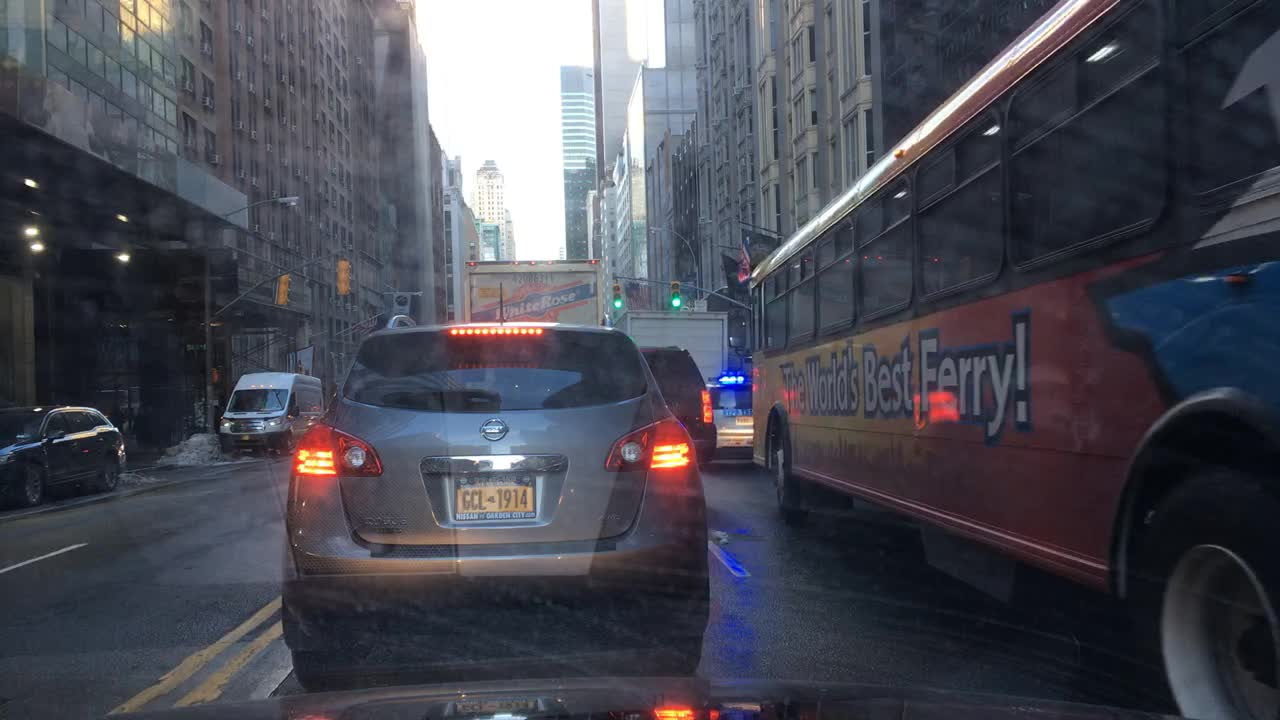
#> input picture tool/managed_system_cv/data/bdd100k/images/train/00091078-59817bb0.jpg, 1280 x 720 px, given as the content of the folder data/bdd100k/images/test, which was not available
$ python plot_ref.py
#> lines starting #> are read from the running program, lines starting #| are printed output that depends on the picture; pictures that were not available may be replaced by others from this repository, and a replacement may not be noted
#!/usr/bin/env python3
"""
plot_drift.py

Compute and plot KL divergence of images in BDD100K train set
relative to first N_REF images in test set. Supports:
- RGB histogram
- Luminance histogram (Y channel)

Usage:
    python plot_drift.py
"""

import os
import numpy as np
from PIL import Image
from scipy.stats import entropy
import matplotlib.pyplot as plt
from tqdm import tqdm

# =======================
# CONFIG
# =======================
TRAIN_DIR = "data/bdd100k/images/train"
TEST_DIR = "data/bdd100k/images/test"
N_REF = 500        # number of reference images from test set
WINDOW_SIZE = 500  # sliding window size
STEP_SIZE = 500     # sliding step
BINS = 16           # histogram bins

# =======================
# UTILS
# =======================
def load_image_paths(folder, limit=None):
    exts = (".jpg", ".jpeg", ".png")
    files = [os.path.join(folder, f) for f in os.listdir(folder) if f.lower().endswith(exts)]
    files.sort()
    if limit:
        return files[:limit]
    return files

def rgb_histogram(img, bins=BINS):
    arr = np.asarray(img).astype(np.float32) / 255.0
    hists = []
    for c in range(arr.shape[2]):
        hist, _ = np.histogram(arr[...,c].ravel(), bins=bins, range=(0,1), density=True)
        hist += 1e-8
        hists.append(hist/np.sum(hist))
    return np.concatenate(hists)

def luminance_histogram(img, bins=BINS):
    arr = np.asarray(img).astype(np.float32) / 255.0
    if arr.ndim == 3:
        lum = 0.299*arr[...,0] + 0.587*arr[...,1] + 0.114*arr[...,2]
    else:
        lum = arr
    hist, _ = np.histogram(lum.ravel(), bins=bins, range=(0,1), density=True)
    hist += 1e-8
    return hist/np.sum(hist)

def kl_divergence(p, q):
    return entropy(p, q)

def average_distribution(features):
    return np.mean(np.stack(features, axis=0), axis=0)

# =======================
# MAIN
# =======================
def main():
    print("Loading reference dataset...")
    test_imgs = load_image_paths(TEST_DIR, limit=N_REF)

    rgb_ref, lum_ref = [], []
    for path in tqdm(test_imgs, desc="Reference stats"):
        try:
            img = Image.open(path).convert("RGB").resize((64,32))
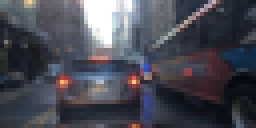
#> img: PIL image 64x32 RGB (shown 4 times larger); mean R, G, B 73.1, 74.2, 84.2
        except:
            continue
        rgb_ref.append(rgb_histogram(img))
#> after the loop in rgb_histogram, `for c in range(arr.shape[2]):`: hists = 3 items
        lum_ref.append(luminance_histogram(img))
#> in luminance_histogram, `lum = 0.299*arr[...,0] + 0.587*arr[...,1] + 0.114*arr[...,2]`:
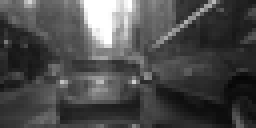
#> lum: shape (32, 64) float32 (shown 4 times larger); min 0.0301, max 1, mean 0.294
#> in luminance_histogram, `hist, _ = np.histogram(lum.ravel(), bins=bins, range=(0,1), density=Tr..`: hist = [0.445, 1.8, 3.41, 2.54, 2.2, 1.86, 1.35, 0.688, 0.367, 0.25, 0.172, 0.125, 0.109, 0.102, 0.0859, 0.508]

    rgb_ref_dist = average_distribution(rgb_ref)
#> rgb_ref_dist = 48 values, max 0.215 at index 18, min 0.00195 at index 32, mean 0.0625
    lum_ref_dist = average_distribution(lum_ref)
#> lum_ref_dist = [0.0278, 0.112, 0.213, 0.159, 0.137, 0.116, 0.0845, 0.043, 0.0229, 0.0156, 0.0107, 0.00781, 0.00684, 0.00635, 0.00537, 0.0317]

    print("Processing train set...")
    train_imgs = load_image_paths(TRAIN_DIR)

    rgb_vals, lum_vals = [], []
    window_indices = []

    for start in tqdm(range(0, len(train_imgs)-WINDOW_SIZE+1, STEP_SIZE), desc="Sliding windows"):
        end = start + WINDOW_SIZE
        window = train_imgs[start:end]

        rgb_cur, lum_cur = [], []
        for path in window:
            try:
                img = Image.open(path).convert("RGB").resize((64,32))
            except:
                continue
            rgb_cur.append(rgb_histogram(img))
            lum_cur.append(luminance_histogram(img))

        if len(rgb_cur) == 0:
            continue

        rgb_cur_dist = average_distribution(rgb_cur)
        lum_cur_dist = average_distribution(lum_cur)

        rgb_vals.append(kl_divergence(rgb_cur_dist, rgb_ref_dist))
        lum_vals.append(kl_divergence(lum_cur_dist, lum_ref_dist))
        window_indices.append(start)

    # Plot
    plt.figure(figsize=(12,6))
    plt.plot(window_indices, rgb_vals, label="RGB hist KL")
    plt.plot(window_indices, lum_vals, label="Luminance hist KL")
    plt.xlabel("Train dataset index (window start)")
    plt.ylabel("KL divergence")
    plt.title("Drift detection: KL divergence vs reference")
    plt.legend()
    plt.tight_layout()
    plt.show()
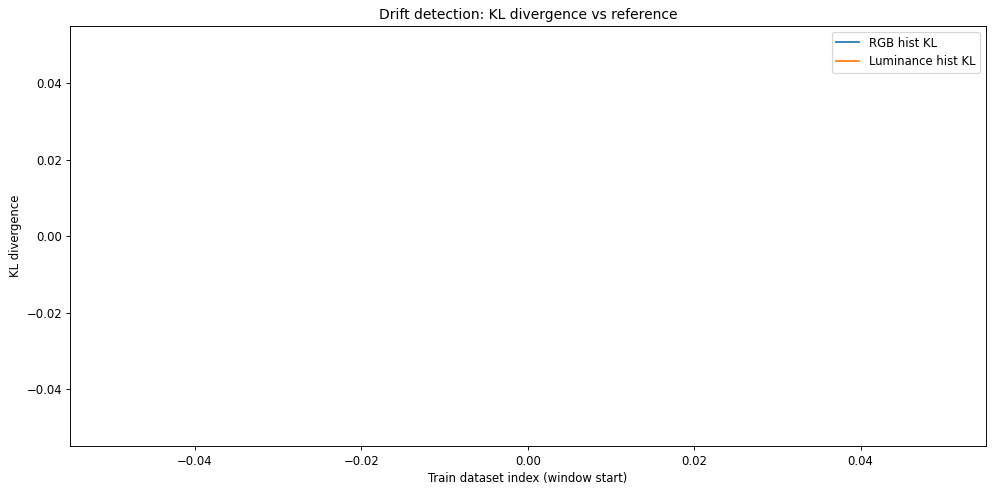
#> figure drawn by matplotlib, 1 panel

if __name__ == "__main__":
    main()

$ run again, on tool/managed_system_cv/data/bdd100k/images/train/0bf28365-020515e2.jpg
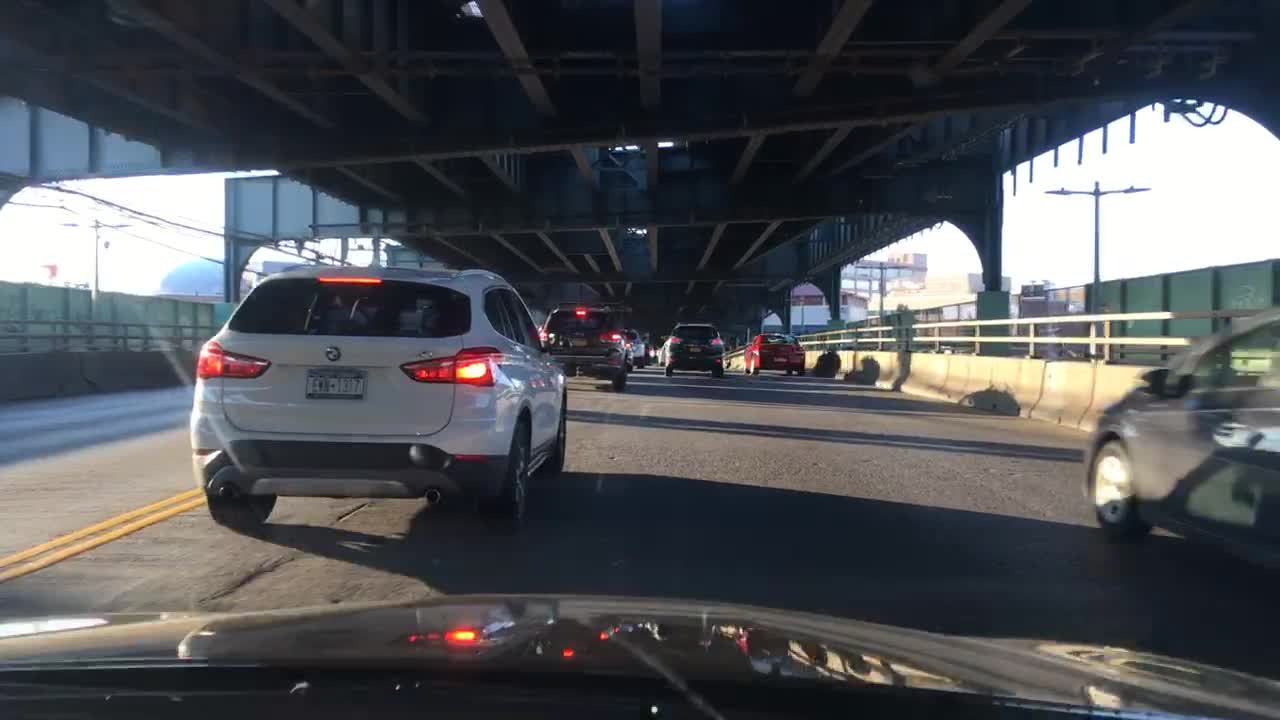
#> input picture tool/managed_system_cv/data/bdd100k/images/train/0bf28365-020515e2.jpg, 1280 x 720 px, given as the content of the folder data/bdd100k/images/test, which was not available
#> in main, `img = Image.open(path).convert("RGB").resize((64,32))`:
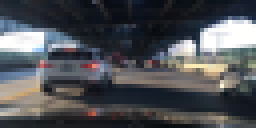
#> img: PIL image 64x32 RGB (shown 4 times larger); mean R, G, B 79.5, 81.5, 85.8
#> after the loop in rgb_histogram, `for c in range(arr.shape[2]):`: hists = 3 items
#> in luminance_histogram, `lum = 0.299*arr[...,0] + 0.587*arr[...,1] + 0.114*arr[...,2]`:
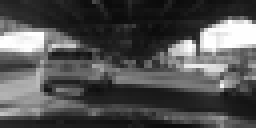
#> lum: shape (32, 64) float32 (shown 4 times larger); min 0.0432, max 1, mean 0.319
#> in luminance_histogram, `hist, _ = np.histogram(lum.ravel(), bins=bins, range=(0,1), density=Tr..`: hist = [0.539, 4.36, 2.59, 0.93, 1.05, 0.961, 1.16, 1.14, 0.695, 0.508, 0.484, 0.164, 0.18, 0.188, 0.211, 0.852]
#> rgb_ref_dist = 48 values, max 0.296 at index 1, min 6.25e-10 at index 32, mean 0.0625
#> lum_ref_dist = [0.0337, 0.272, 0.162, 0.0581, 0.0654, 0.0601, 0.0723, 0.0713, 0.0435, 0.0317, 0.0303, 0.0103, 0.0112, 0.0117, 0.0132, 0.0532]

$ run again, on tool/managed_system_cv/data/bdd100k/images/train/0c154337-09dd2a21.jpg
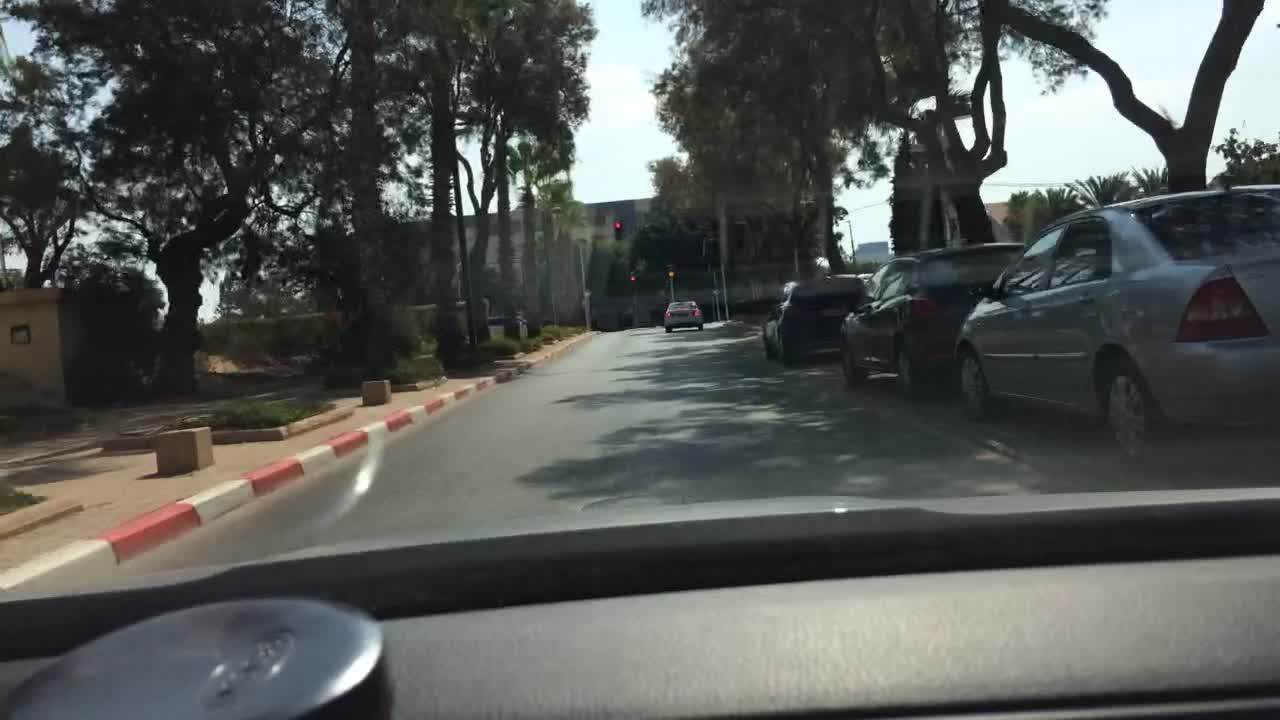
#> input picture tool/managed_system_cv/data/bdd100k/images/train/0c154337-09dd2a21.jpg, 1280 x 720 px, given as the content of the folder data/bdd100k/images/test, which was not available
#> in main, `img = Image.open(path).convert("RGB").resize((64,32))`:
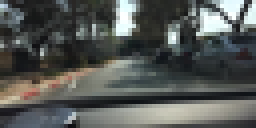
#> img: PIL image 64x32 RGB (shown 4 times larger); mean R, G, B 85.1, 88.1, 85.4
#> after the loop in rgb_histogram, `for c in range(arr.shape[2]):`: hists = 3 items
#> in luminance_histogram, `lum = 0.299*arr[...,0] + 0.587*arr[...,1] + 0.114*arr[...,2]`:
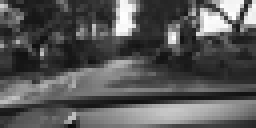
#> lum: shape (32, 64) float32 (shown 4 times larger); min 0.0583, max 1, mean 0.341
#> in luminance_histogram, `hist, _ = np.histogram(lum.ravel(), bins=bins, range=(0,1), density=Tr..`: hist = [0.0156, 1.74, 3.36, 2.45, 1.41, 1.4, 1.04, 0.992, 0.977, 0.68, 0.484, 0.508, 0.227, 0.117, 0.102, 0.508]
#> rgb_ref_dist = 48 values, max 0.231 at index 34, min 6.25e-10 at index 32, mean 0.0625
#> lum_ref_dist = [0.000977, 0.109, 0.21, 0.153, 0.0879, 0.0874, 0.0649, 0.062, 0.061, 0.0425, 0.0303, 0.0317, 0.0142, 0.00732, 0.00635, 0.0317]

$ run again, on tool/managed_system_cv/data/bdd100k/images/train/0d1fc580-44142e94.jpg
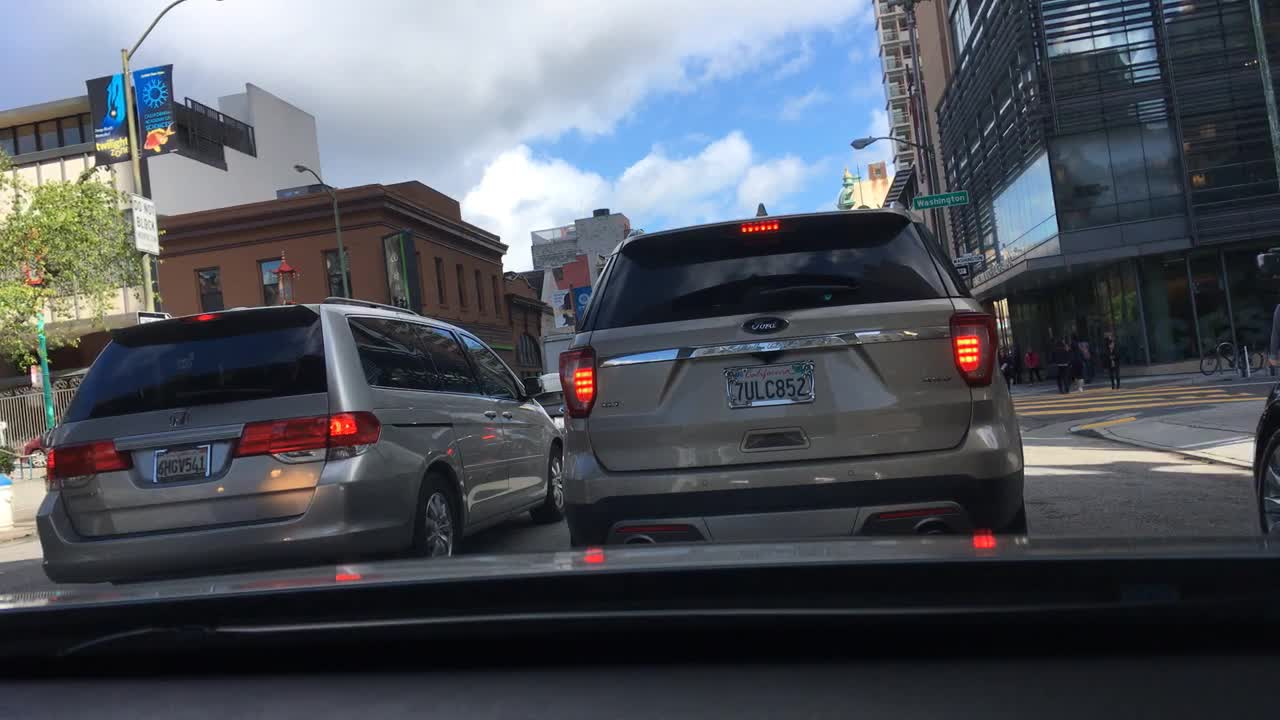
#> input picture tool/managed_system_cv/data/bdd100k/images/train/0d1fc580-44142e94.jpg, 1280 x 720 px, given as the content of the folder data/bdd100k/images/test, which was not available
#> in main, `img = Image.open(path).convert("RGB").resize((64,32))`:
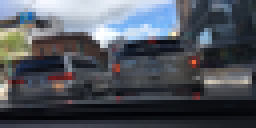
#> img: PIL image 64x32 RGB (shown 4 times larger); mean R, G, B 80.1, 84.3, 92.1
#> after the loop in rgb_histogram, `for c in range(arr.shape[2]):`: hists = 3 items
#> in luminance_histogram, `lum = 0.299*arr[...,0] + 0.587*arr[...,1] + 0.114*arr[...,2]`:
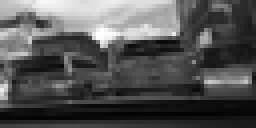
#> lum: shape (32, 64) float32 (shown 4 times larger); min 0.0119, max 1, mean 0.329
#> in luminance_histogram, `hist, _ = np.histogram(lum.ravel(), bins=bins, range=(0,1), density=Tr..`: hist = [1.49, 1.88, 2.37, 2.12, 2.31, 1.2, 0.617, 0.344, 0.375, 0.328, 0.578, 0.57, 0.633, 0.531, 0.469, 0.172]
#> in luminance_histogram, `hist += 1e-8`: hist = [1.49, 1.88, 2.37, 2.13, 2.31, 1.2, 0.617, 0.344, 0.375, 0.328, 0.578, 0.57, 0.633, 0.531, 0.469, 0.172]
#> rgb_ref_dist = 48 values, max 0.149 at index 18, min 0.00684 at index 15, mean 0.0625
#> lum_ref_dist = [0.0933, 0.118, 0.148, 0.133, 0.145, 0.0752, 0.0386, 0.0215, 0.0234, 0.0205, 0.0361, 0.0356, 0.0396, 0.0332, 0.0293, 0.0107]
